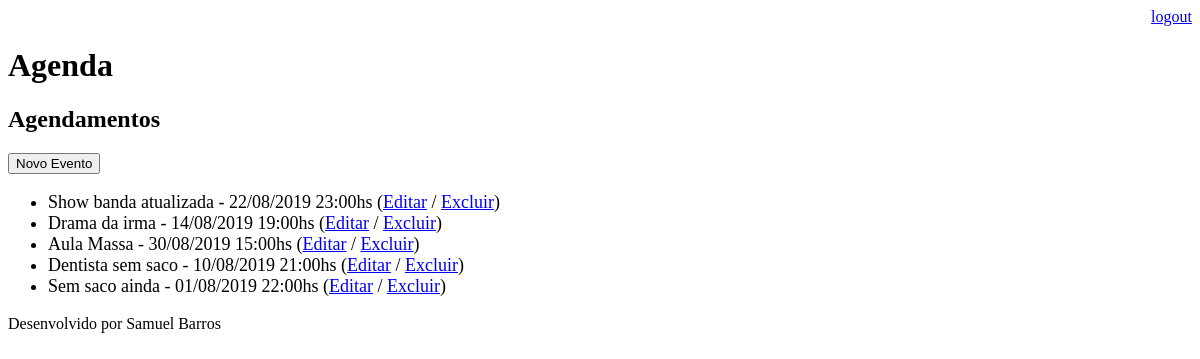
/agenda/ (signed in), run on an earlier commit of the app's database.
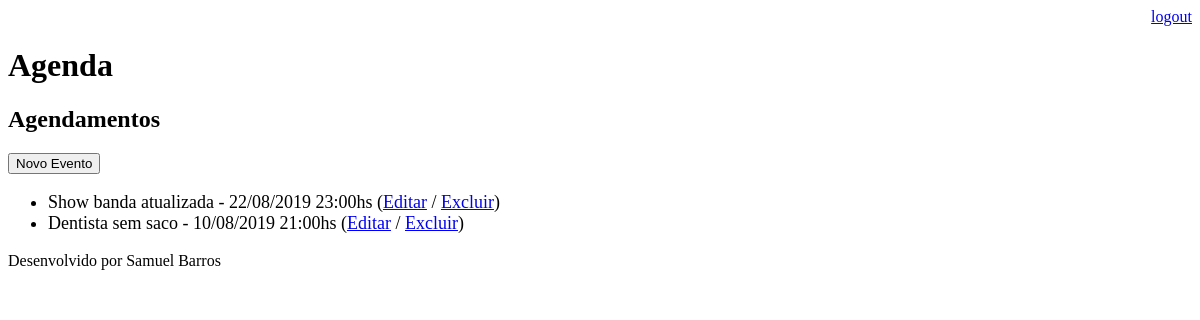
And on a later commit of the database.
### core/models.py (models this page shows, shortened)
class Evento(models.Model):
    titulo = models.CharField(max_length=100)
    descricao = models.TextField(blank = True, null=True)
    local = models.TextField(blank = True, null=True)
    data_evento = models.DateTimeField(verbose_name= 'Data do Evento')
    data_criacao = models.DateTimeField(auto_now = True, verbose_name= 'Data de Criação')
    usuario = models.ForeignKey(User, on_delete=models.CASCADE) #se o usuario for excluido, todos os seus eventos tbm serao
    class Meta:
        db_table = 'evento'
    def get_data_evento(self):
        return self.data_evento.strftime('%d/%m/%Y %H:%Mhs')
    def get_evento_atrasado(self):
        if timedelta(minutes=0) < (datetime.now() - self.data_evento) < timedelta(minutes = 60):
            return True
        else:
            return False

### core/views.py (the view)
# urls.py: path('agenda/', views.lista_eventos),
@login_required(login_url='/login/')
def lista_eventos(request): #nao instancie dentro do login senao buga
    usuario = request.user
    data_atual = datetime.now() - timedelta(hours=1)        #se quiser que apareça todos, retira data_evento do filter
    data_1depois = datetime.now() + timedelta(hours=1) #    data_evento__gt=data_atual, data_evento__lt=data_1depois
    evento = Evento.objects.filter(usuario=usuario) #filter(usuario=usuario) #__gt eh depois da data e __lt eh antes da data
    dados = {'eventos': evento}
    return render(request, 'agenda.html', dados)

### templates/agenda.html (shortened to what this page needs)
{% extends "model-page.html" %}
{% block content %}
    <h2>Agendamentos</h2>
    <a href="evento">
        <button type="button">Novo Evento</button>
    </a>
    <ul style="font-size:18px ">
        {% for evento in eventos %}
            <li>
                <div style=>
                <div style=>
                {{evento.titulo}} - {{evento.get_data_evento}}
                (<a href="evento/?id={{ evento.id }}">Editar</a>
                / <a href="evento/delete/{{evento.id}}/">Excluir</a>)
                </div>
                </div>
            </li>
        {% endfor %}
    </ul>
{% endblock %}

What changed in the data, as far as the page shows it:
no longer on this page (row edited): Evento: titulo "Drama da irma", get_data_evento "14/08/2019 19:00hs"
no longer on this page (row edited): Evento: titulo "Aula Massa", get_data_evento "30/08/2019 15:00hs"
no longer on this page (row edited): Evento: titulo "Sem saco ainda", get_data_evento "01/08/2019 22:00hs"
